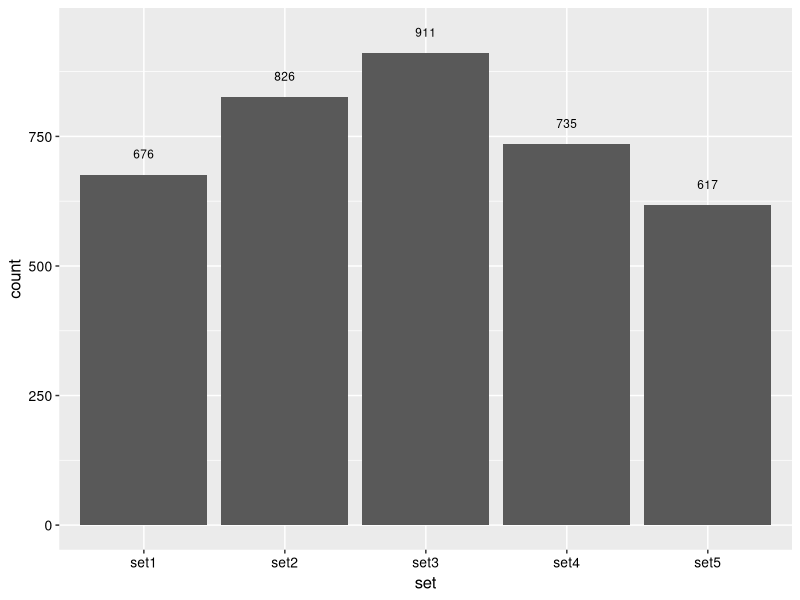

Reproduce this figure in R.
# drug food predictions by all 5 models
library(reshape2)
library(dplyr)
library(tidyr)
library(tidyverse)
library(ggplot2)
library(ggsci)
library(Cairo)

# set global theme for all plots

th<-theme(plot.title = element_text(size = 12, face = "bold"),axis.title=element_text(size=12,color = "black"),
          axis.text.x = element_text(size=10, color = "black"),axis.text.y = element_text(size=10, color = "black"))


# predictions
set1_food<-data.frame(read.csv(file = "set1_drug_food.csv", header = FALSE))
set2_food<-data.frame(read.csv(file = "set2_drug_food.csv", header = FALSE))
set3_food<-data.frame(read.csv(file = "set3_drug_food.csv", header = FALSE))
set4_food<-data.frame(read.csv(file = "set4_drug_food.csv", header = FALSE))
set5_food<-data.frame(read.csv(file = "set5_drug_food.csv", header = FALSE))

names(set1_food)[1]<-"Final_dataset.drug_id"
names(set2_food)[1]<-"Final_dataset.drug_id"
names(set3_food)[1]<-"Final_dataset.drug_id"
names(set4_food)[1]<-"Final_dataset.drug_id"
names(set5_food)[1]<-"Final_dataset.drug_id"

sets<-c("set1","set2","set3","set4","set5")
value<-c(676,826,911,735,617)
df<-data.frame(sets,value)
head(df)

CairoSVG(file="Fig2a.svg", width = 3, height = 2, bg = "white")
df %>% ggplot(aes(x=sets,y=value)) + geom_bar(stat = "identity") +
  th + scale_x_discrete(name = "set") + 
  scale_y_continuous(name = "count") +
  geom_text(aes(label=value), color="black", size = 3, nudge_y = 40)
dev.off()


# command line count of each pair
#sort all_set_DvF | uniq -c > count_of_pairs
